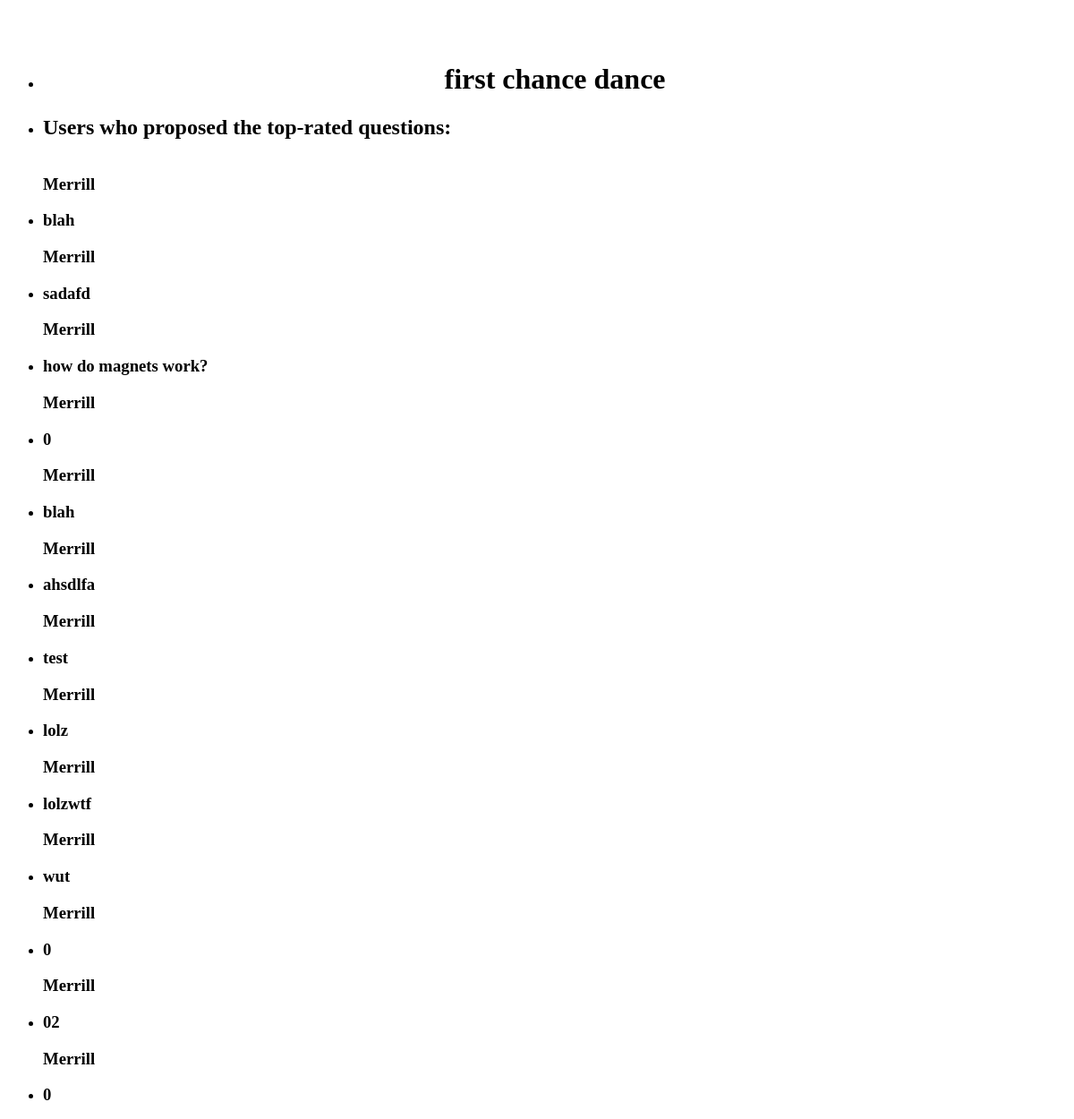
The page /main/questions/1 on the database its author committed.
### tables this page shows
CREATE TABLE IF NOT EXISTS `questions` (
  `id` int(11) unsigned NOT NULL AUTO_INCREMENT,
  `text` text NOT NULL,
  `votes` int(11) NOT NULL,
  `user_id` int(11) unsigned DEFAULT NULL,
  `event_id` int(11) unsigned DEFAULT NULL,
  PRIMARY KEY (`id`)
);

CREATE TABLE IF NOT EXISTS `users` (
  `id` int(11) unsigned NOT NULL,
  `name` varchar(255) NOT NULL,
  `email` varchar(255) NOT NULL,
  PRIMARY KEY (`id`)
);

### application/controllers/main.php (called while the page is built, shortened)
<?php
class Main extends CI_Controller {
    public function questions() {
        $DEBUG = false;
        $this->load->model('Event');
        $this->load->model('Question');
        $id = $this->uri->segment(3);
        $questions = $this->Event->getQuestions($id);
        $users = array();
        foreach($questions as $question) {
            $user = $this->Question->getUser($question->id);
            array_push($users, $user);
        }
        $eventTitle = $this->Event->getEventTitle($id);
        $this->load->view('questions/header.php', array('page' => 'questions'));
        $info = $this->Event->getInfo($id);
        foreach($info as $event) {
            $start_time = $event->start_time;
            $end_time = $event->end_time;
        }
        $now = date("Y-m-d H:i:s");
        if($now < $start_time) {
            $this->load->view('questions/early.php', array('eventTitle' => $eventTitle, 'startTime' => $start_time));
            $this->load->view('questions/footer.php', array('display' => false, 'page' => 'questions', 'id' => $id));
        }
        else if($DEBUG || $now > $start_time && $now < $end_time) {
            $this->load->view('questions/questions.php', array('eventTitle' => $eventTitle, 'questions' => $questions, 'startTime' => $start_time, 'endTime' => $end_time));
            $this->load->view('questions/footer.php', array('display' => true, 'page' => 'questions', 'id' => $id));
        }
        else {
            $this->load->view('questions/late.php', array('eventTitle' => $eventTitle, 'users' => $users, 'questions' => $questions));
            $this->load->view('questions/footer.php', array('display' => false, 'page' => 'questions', 'id' => $id));
        }
    }
}
?>

### html/index.php (called while the page is built, shortened)
<?php
require_once BASEPATH.'core/CodeIgniter.php';

### application/models/event.php (called while the page is built, shortened)
<?php
class Event extends CI_Model {
    public function getEventTitle($id) {
        $events = $this->db->get_where('events', array('id' => $id), 6000, 0)->result();
        foreach($events as $event) {
            return $event->title;
        }
    }
    public function getQuestions($id) {
        return $this->db->select('*')->from('events')->where('events.id', $id)->join('questions','questions.event_id = events.id')->order_by('votes', 'desc')->get()->result();
    }
}
?>

### application/models/question.php (called while the page is built, shortened)
<?php
class Question extends CI_Model {
    public function getUser($id) {
        return $this->db->select('*')->from('questions')->where('questions.id', $id)->join('users','users.id  = questions.user_id')->get()->result();
    }
}
?>

### application/views/questions/late.php (the view)
<li>
<h1 id="subtitle"><?= $eventTitle; ?></h1>
</li>
<li>
    <h2>Users who proposed the top-rated questions:</h2>
</li>
<?php for ($i = 0; $i < sizeof($users); $i++): ?>
    <?php foreach ($users[$i] as $user): ?>
    <li>
        <span style="display:inline-block">
        <h3><?= $user->name; ?></h3>
        <h3><?= $questions[$i]->text; ?></h3>
        </span>
    </li>
    <?php endforeach ?>
<?php endfor; ?>

### application/views/questions/header.php (shortened to what this page needs)
<!doctype html>
<html>
    <head>
        <link rel="stylesheet" href="http://code.jquery.com/mobile/1.0/jquery.mobile-1.0.min.css" />
</head>
<body>
        <div data-role="page" id="<?= $page ?>" data-add-back-btn="true">
        <div data-role="header">
            <div style="height:40px;vertical-align:text-bottom;">
                <a href="/main"><h1 class="logo">GoodQuestion</h1></a>
            </div>
        </div>
        <div data-role="content">
            <ul data-role="listview">

### application/views/questions/footer.php (shortened to what this page needs)
</ul>
        </div>
    </div>
    </body>
</html>

### application/views/questions/header.php (style rules this page uses)
h3 { margin-bottom: 0 !important; }
.logo { color: white; display: block; margin: 9px auto; text-align: center; font-size: 100%; }
a { text-decoration: none; color: white; }
#subtitle { text-align:center; font-size:200%; }

### rows shown on the page
questions: user.name "Merrill", text "blah"
questions: user.name "Merrill", text "sadafd"
questions: user.name "Merrill", text "how do magnets work?"
questions: user.name "Merrill", text "0"
questions: user.name "Merrill", text "blah"
questions: user.name "Merrill", text "ahsdlfa"
questions: user.name "Merrill", text "test"
questions: user.name "Merrill", text "lolz"
questions: user.name "Merrill", text "lolzwtf"
questions: user.name "Merrill", text "wut"
questions: user.name "Merrill", text "0"
questions: user.name "Merrill", text "02"
questions: user.name "Merrill", text "0"

### other values the page prints
$eventTitle "first chance dance"
